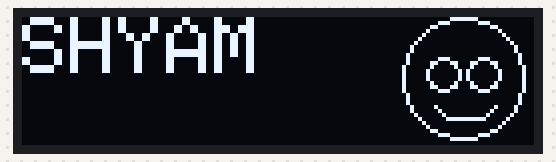
Recording of a sketch running on a simulated Arduino Uno, built with avr-gcc and run on an emulated ATmega328P. Parts: 128×32 one-colour display.

Above: at 0.1 s.

The sketch:

OLED_TEST1.ino
```cpp
#include <Wire.h>  //scl-D1; sda-D2
#include <Adafruit_GFX.h>
#include <Adafruit_SSD1306.h>

#define SCREEN_WIDTH 128 // OLED display width, in pixels
#define SCREEN_HEIGHT 32 // OLED display height, in pixels

// Declaration for an SSD1306 display connected to I2C (SDA, SCL pins)
Adafruit_SSD1306 display(SCREEN_WIDTH, SCREEN_HEIGHT, &Wire);

//===============================================================================
//  Initialization
//===============================================================================
void setup() {
  Serial.begin(9600);

  // SSD1306_SWITCHCAPVCC = generate display voltage from 3.3V internally
  if(!display.begin(SSD1306_SWITCHCAPVCC, 0x3C)) { // I2C Address 0x3C for 128x32
    Serial.println(F("SSD1306 allocation failed"));
    for(;;); // Don't proceed, loop forever
  }

  // Clear the buffer, set small font size and print 4 lines of text to display
  display.clearDisplay();
  display.setTextSize(2);                    // Set for small font
  display.setTextColor(WHITE);
  display.setCursor(0,0);                    // Set cursor to upper left
  display.println("SHYAM");


  display.drawCircle (110,15,15, WHITE); // head contour
  display.drawCircle (105,14,4, WHITE); // left eye
  display.drawCircle (115,14,4, WHITE); // right eye

  display.drawPixel (103,22, WHITE); // mouth
  display.drawPixel (118,22, WHITE); // mouth
  display.drawPixel (104,23, WHITE); // mouth
  display.drawPixel (117,23, WHITE); // mouth
  display.drawPixel (105,24, WHITE); // mouth
  display.drawPixel (116,24, WHITE); // mouth
  display.drawLine (106,25,115,25, WHITE); // mouth

  // Println moves the cursor down


  // Show the display buffer on the screen. You MUST call display() after
  // drawing commands to make them visible on screen!
  display.display();
}
//===============================================================================
//  Main
//===============================================================================
void loop() {
}
```
